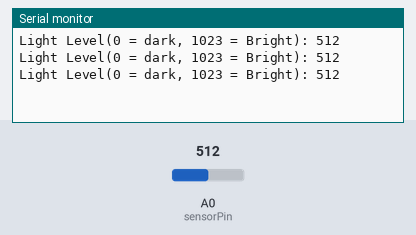
The sketch below on a simulated Arduino Uno, built with avr-gcc and run on an emulated ATmega328P. Parts: the last lines printed to the serial monitor. Inputs (shaded band) come from the test bench; at power-on: A0 (sensorPin) = 512.

Above: at 1.3 s.
1.4 s: A0 (sensorPin) set to 716
At 1.9 s:
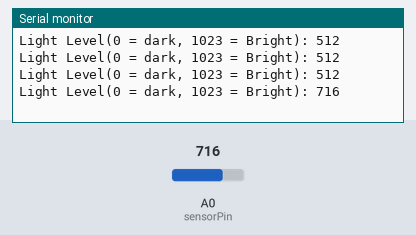
2.9 s: A0 (sensorPin) set to 900
At 3.4 s:
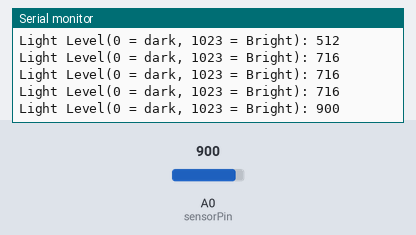
Timing chart, 0 to 5.9 s (numbered marks = the images above; inputs shaded):
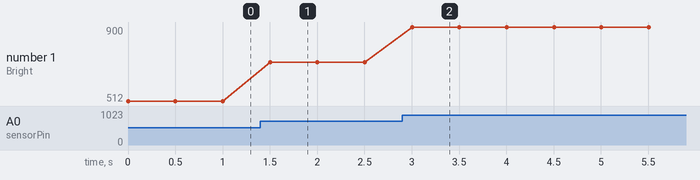

Measured:
- after the input at 1.4 s, the serial monitor: prints a new line after 0.10 s (image 1)
- after the input at 2.9 s, the serial monitor: prints a new line after 0.10 s (image 2)
- plotted number 1: 512 → 716 after the input at 1.4 s, 716 → 900 after the input at 2.9 s

The sketch:

lightsensor.ino
```cpp
const int sensorPin = A0;  // KY-018 signal pin connected to A0

void setup() {
  Serial.begin(9600);
}

void loop() {
  int lightLevel = analogRead(sensorPin);  // 0 - 1023
  Serial.print("Light Level(0 = dark, 1023 = Bright): ");
  Serial.println(lightLevel);
  delay(500);  // Read every half second
}
```
